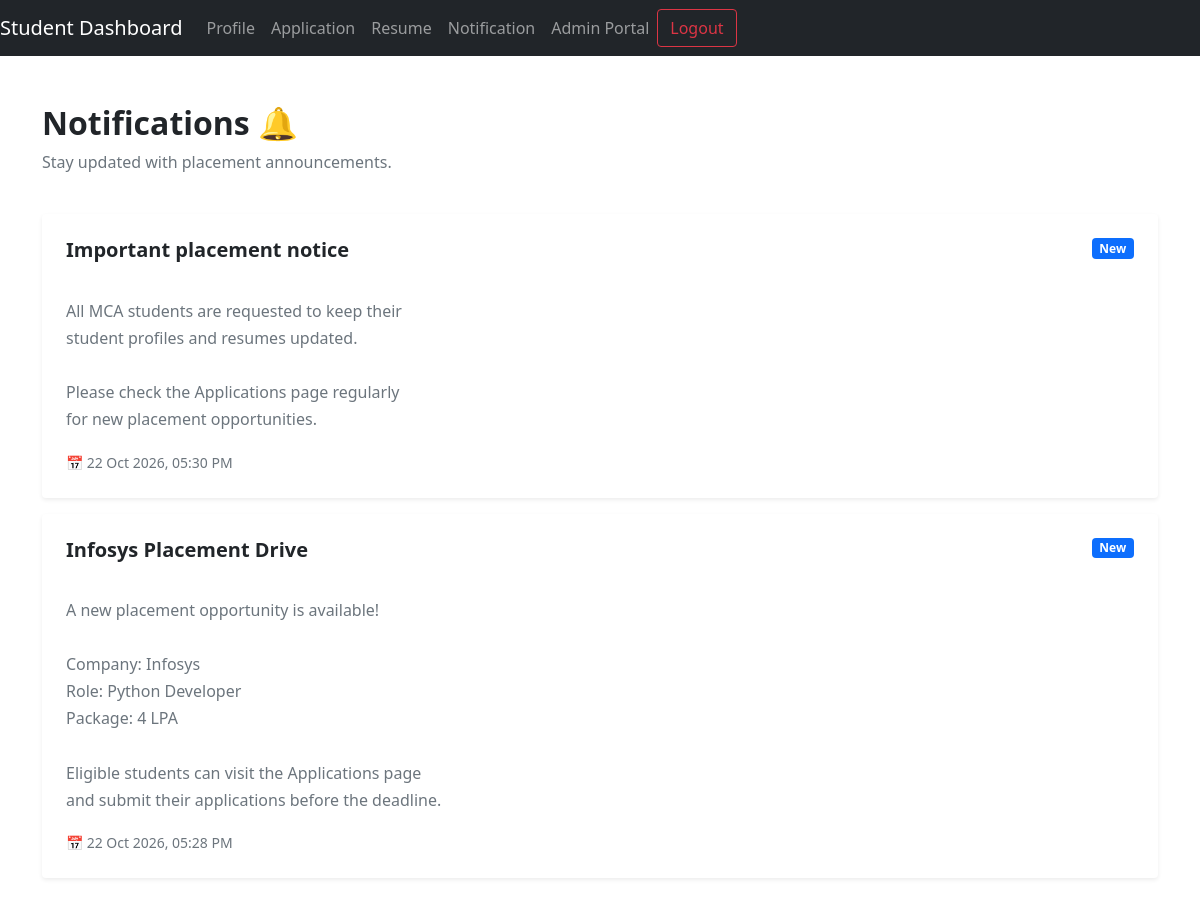
The app's page /notification (signed in) with its own data.
### myapp/models.py (models this page shows, shortened)
class Notification(models.Model):
    title = models.CharField(max_length=200)
    message = models.TextField()
    date = models.DateTimeField(auto_now_add=True)

### myapp/views.py (the view)
# urls.py: path("notification",views.notification,name='notification'),
@login_required
def notification(request):
    notifications = Notification.objects.all().order_by('-date')
    return render(request, 'notification.html', {
        'notifications': notifications
    })

### templates/notification.html (shortened to what this page needs)
{% extends 'base.html' %}
{% block body %}
<div class="container py-5">
<div class="d-flex justify-content-between align-items-center mb-4">
    <div>
        <h2 class="fw-bold">Notifications 🔔</h2>
        <p class="text-muted">Stay updated with placement announcements.</p>
    </div>
</div>
{% for notification in notifications %}
<div class="card shadow-sm mb-3 border-0">
    <div class="card-body p-4">
        <div class="d-flex justify-content-between align-items-start">
            <h5 class="fw-bold mb-2">{{ notification.title }}</h5>
            <span class="badge bg-primary">New</span>
        </div>
        <p class="text-muted mb-3"
           style="white-space: pre-line; line-height: 1.7;">
            {{ notification.message }}
        </p>
        <small class="text-secondary">
            📅 {{ notification.date|date:"d M Y, h:i A" }}
        </small>
    </div>
</div>
{% endfor %}
</div>
{% endblock body %}

### records on screen
Notification: title "Important placement notice", message "All MCA students are requested to keep their student profiles and resumes updated. Please check the Applications page regularly for new placement opportunities.", date "22 Oct 2026, 05:30 PM"
Notification: title "Infosys Placement Drive", message "A new placement opportunity is available! Company: Infosys Role: Python Developer Package: 4 LPA Eligible students can visit the Applications page and submit their applications before the deadline.", date "22 Oct 2026, 05:28 PM"
